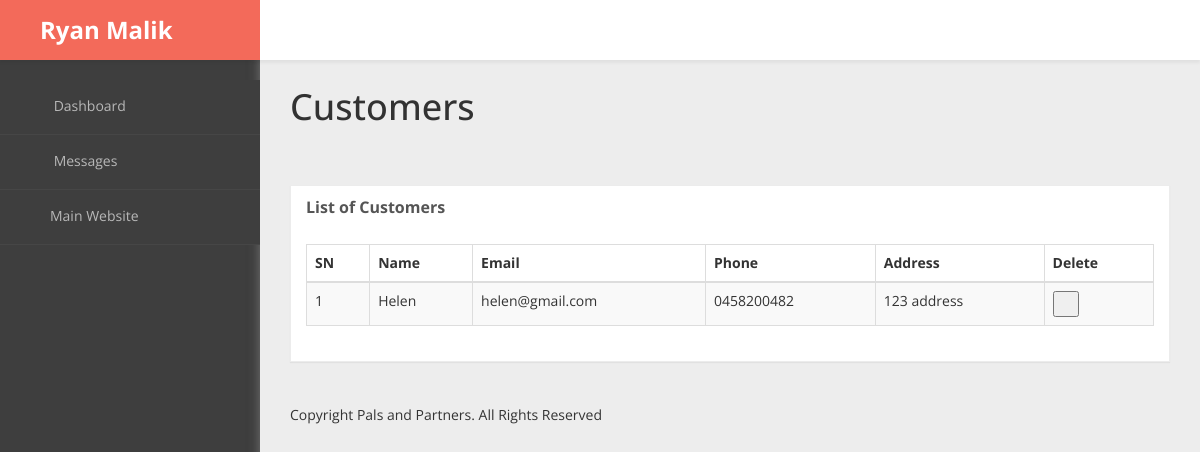
The app's page /admin/customers.php (signed in) with its own data.
### tables this page shows
CREATE TABLE IF NOT EXISTS `user` (
  `id` int(10) NOT NULL AUTO_INCREMENT,
  `name` varchar(20) NOT NULL,
  `email` varchar(30) NOT NULL,
  `phone` varchar(15) NOT NULL,
  `address` varchar(100) NOT NULL,
  `password` text NOT NULL,
  `type` varchar(10) NOT NULL,
  PRIMARY KEY (`id`)
);

### admin/php/functions.php (called while the page is built, shortened)
<?php
include('db_conn.php');
function getCustomers(){
  global $mysqli;
  $query="SELECT id,name,email,phone,address FROM user WHERE type='customer';";
  $result=mysqli_query($mysqli,$query);
  return $result;
}
?>

### admin/include/nav-top.php (the view, shortened to what this page needs)
<nav class="navbar navbar-default top-navbar" role="navigation">
    <div class="navbar-header">
        <a class="navbar-brand" href="index.php"><strong><i class="icon fa fa-plane"></i> <?php echo $_SESSION['username'];?></strong></a>
        <div id="sideNav" href="">
          <i class="fa fa-bars icon"></i>
        </div>
    </div>
    <ul class="nav navbar-top-links navbar-right">
        <li class="dropdown">
            <a class="dropdown-toggle" data-toggle="dropdown" href="#" aria-expanded="false">
                <i class="fa fa-envelope fa-fw"></i> <i class="fa fa-caret-down"></i>
            </a>
        </li>
        <li class="dropdown">
            <a class="dropdown-toggle" data-toggle="dropdown" href="#" aria-expanded="false">
                <i class="fa fa-user fa-fw"></i> <i class="fa fa-caret-down"></i>
            </a>
        </li>
    </ul>
</nav>

### admin/include/customers.php (shortened to what this page needs)
<div class="panel panel-default">
   <div class="panel-heading">
       List of Customers
   </div>
   <div class="panel-body">
       <div class="table-responsive">
           <table class="table table-striped table-bordered table-hover" id="dataTables-example">
               <thead>
                   <tr>
                       <th>SN</th>
                       <th>Name</th>
                       <th>Email</th>
                       <th>Phone</th>
                       <th>Address</th>
                       <th>Delete</th>
                   </tr>
               </thead>
               <tbody>
                 <?php
                   $result = getCustomers();
                   $sn=1;
                   while($row=mysqli_fetch_assoc($result)){
                   ?>
                   <tr>
                       <td><?php echo $sn?></td>
                       <td><?php echo $row['name']?></td>
                       <td><?php echo $row['email']?></td>
                       <td><?php echo $row['phone']?></td>
                       <td><?php echo $row['address']?></td>
                       <td><button onclick="deleteCustomer(<?php echo $row['id']?>)"><i class="fa fa-trash-o" aria-hidden="true"></i></button></td>
                   </tr>
                 <?php
                   $sn++;
                   }
                 ?>
               </tbody>
           </table>
       </div>
   </div>
</div>

### admin/assets/css/custom-styles.css (style rules this page uses)
body { font-family: 'Open Sans', sans-serif; background: #3E3E3E; }
.panel { border-radius:0px; }
.top-navbar { position: fixed; width: 100%; z-index: 300; -webkit-box-shadow: 0 3px 3px rgba(0, 0, 0, 0.05); -moz-box-shadow: 0 3px 3px rgba(0, 0, 0, 0.05); box-shadow: 0 3px 3px rgba(0, 0, 0, 0.05); }
.panel-default { border-color: #ECECEC; }
.panel-default > .panel-heading { color: #555; border-color: #FFF; font-weight:bold;background: #FFFFFF; font-size: 16px; text-shadow: none; }
.panel-heading { border-bottom: 1px solid transparent; border-top-left-radius: 3px; border-top-right-radius: 3px; }
i.fa.fa-bars { font-size: 20px; margin: 12px 0 0; }
.top-navbar { margin:0px; }
.top-navbar .navbar-brand { color: #fff;width: 260px;text-align: left;height: 60px;font-size: 24px;font-weight: 700;line-height: 30px;background: #F36A5A; }
.top-navbar .nav > li { position: relative; display: inline-block; margin: 0px; padding: 0px; }
.top-navbar .nav > li > a { position: relative; display: block; padding: 20px;color: #FFFFFF; margin: 0px; }
.top-navbar { background: #FFFFFF; border-bottom:none; }
.top-navbar .nav > li > a > i { margin-right: 2px; }
.navbar-default { border:0px solid black; }
.navbar-header { background: transparent; }
.nav > li > a > i { margin-right:10px; color: rgb(243, 106, 90); }
#sideNav { float: left; left: 0; z-index: 3; color: #868686; cursor:pointer; border-radius: 0; width: 14px; font-size: 48px; line-height: 0; margin: 7px 0 0 20px; }
@media (min-width:768px) { .navbar { border-radius: 0px; } }

### records on screen
user: name "Helen", email "helen@gmail.com", phone "0458200482", address "123 address"

### other values on screen
$_SESSION['username'] "Ryan Malik"
